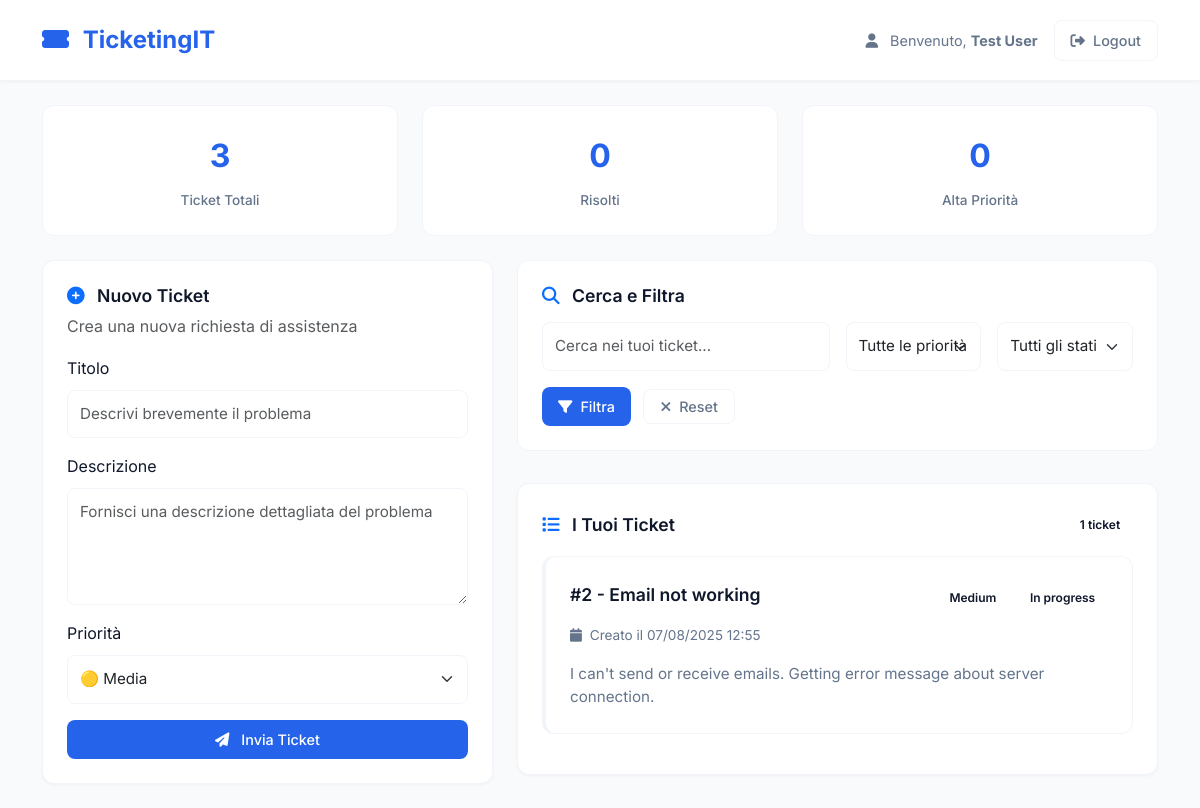
The app's page /user_dashboard.php?priority=medium (signed in) with its own data.
### tables this page shows
CREATE TABLE tickets (
    id INT PRIMARY KEY AUTO_INCREMENT,
    user_id INT NOT NULL,
    title VARCHAR(255) NOT NULL,
    description TEXT NOT NULL,
    priority ENUM('low', 'medium', 'high', 'urgent') DEFAULT 'medium',
    status ENUM('pending', 'in_progress', 'resolved', 'closed') DEFAULT 'pending',
    created_at TIMESTAMP DEFAULT CURRENT_TIMESTAMP,
    updated_at TIMESTAMP DEFAULT CURRENT_TIMESTAMP ON UPDATE CURRENT_TIMESTAMP,
    resolved_at TIMESTAMP NULL,
    admin_notes TEXT NULL,
    FOREIGN KEY (user_id) REFERENCES users(id) ON DELETE CASCADE,
    INDEX idx_user_id (user_id),
    INDEX idx_status (status),
    INDEX idx_priority (priority),
    INDEX idx_created_at (created_at)
);

### user_dashboard.php (the view, shortened to what this page needs)
<?php
require_once 'email_notifications.php';
$search = $_GET['search'] ?? '';
$filter_priority = $_GET['priority'] ?? '';
$where_conditions = ["user_id = ?"];
$params = [$_SESSION['user_id']];
if (!empty($filter_priority)) {
    $where_conditions[] = "priority = ?";
    $params[] = $filter_priority;
}
$where_clause = implode(' AND ', $where_conditions);
$stmt = $pdo->prepare("SELECT * FROM tickets WHERE $where_clause ORDER BY created_at DESC");
$stmt->execute($params);
$tickets = $stmt->fetchAll();
$stats_stmt = $pdo->prepare("
    SELECT
        COUNT(*) as total,
        SUM(CASE WHEN status = 'risolto' THEN 1 ELSE 0 END) as resolved,
        SUM(CASE WHEN priority = 'alta' THEN 1 ELSE 0 END) as `high_priority`
    FROM tickets WHERE user_id = ?
");
$stats_stmt->execute([$_SESSION['user_id']]);
$stats = $stats_stmt->fetch();
?>
<!DOCTYPE html>
<html lang="it">
<head>
    <link href="https://cdn.jsdelivr.net/npm/bootstrap@5.3.0/dist/css/bootstrap.min.css" rel="stylesheet">
    <link href="https://cdnjs.cloudflare.com/ajax/libs/font-awesome/6.4.0/css/all.min.css" rel="stylesheet">
</head>
<body>
    <nav class="navbar navbar-expand-lg navbar-clean">
        <div class="container">
            <a class="navbar-brand" href="index.php">
                <i class="fas fa-ticket-alt me-2"></i>
                TicketingIT
            </a>
            <div class="d-flex align-items-center gap-3">
                <div class="user-info">
                    <i class="fas fa-user me-2"></i>
                    Benvenuto, <strong><?= htmlspecialchars($_SESSION['name']) ?></strong>
                </div>
                <a href="logout.php" class="btn-outline-clean">
                    <i class="fas fa-sign-out-alt me-2"></i>Logout
                </a>
            </div>
        </div>
    </nav>
    <div class="container mt-4">
        <div class="row g-4 mb-4">
            <div class="col-md-4">
                <div class="stats-card">
                    <span class="stats-number"><?= $stats['total'] ?></span>
                    <div class="stats-label">Ticket Totali</div>
                </div>
            </div>
            <div class="col-md-4">
                <div class="stats-card">
                    <span class="stats-number"><?= $stats['resolved'] ?></span>
                    <div class="stats-label">Risolti</div>
                </div>
            </div>
            <div class="col-md-4">
                <div class="stats-card">
                    <span class="stats-number"><?= $stats['high_priority'] ?></span>
                    <div class="stats-label">Alta Priorità</div>
                </div>
            </div>
        </div>
        <div class="row g-4">
            <div class="col-lg-5">
                <div class="card-clean">
                    <h3 class="card-title">
                        <i class="fas fa-plus-circle me-2 text-primary"></i>
                        Nuovo Ticket
                    </h3>
                    <p class="text-muted mb-3">Crea una nuova richiesta di assistenza</p>
                    <form method="POST">
                        <div class="mb-3">
                            <label for="title" class="form-label">Titolo</label>
                            <input type="text" class="form-control" id="title" name="title"
                                   placeholder="Descrivi brevemente il problema" required>
                        </div>
                        <div class="mb-3">
                            <label for="description" class="form-label">Descrizione</label>
                            <textarea class="form-control" id="description" name="description" rows="4"
                                      placeholder="Fornisci una descrizione dettagliata del problema" required></textarea>
                        </div>
                        <div class="mb-3">
                            <label for="priority" class="form-label">Priorità</label>
                            <select class="form-select" id="priority" name="priority">
                                <option value="media" selected>🟡 Media</option>
                            </select>
                        </div>
                        <button type="submit" name="create_ticket" class="btn-clean w-100">
                            <i class="fas fa-paper-plane me-2"></i>
                            Invia Ticket
                        </button>
                    </form>
                </div>
            </div>
            <div class="col-lg-7">
                <div class="search-container">
                    <h4 class="search-title">
                        <i class="fas fa-search me-2 text-primary"></i>
                        Cerca e Filtra
                    </h4>
                    <form method="GET" class="row g-3">
                        <div class="col-md-6">
                            <input type="text" name="search" class="form-control"
                                   placeholder="Cerca nei tuoi ticket..."
                                   value="<?= htmlspecialchars($search) ?>">
                        </div>
                        <div class="col-md-3">
                            <select name="priority" class="form-select">
                                <option value="">Tutte le priorità</option>
                            </select>
                        </div>
                        <div class="col-md-3">
                            <select name="status" class="form-select">
                                <option value="">Tutti gli stati</option>
                            </select>
                        </div>
                        <div class="col-12">
                            <button type="submit" class="btn-clean me-2">
                                <i class="fas fa-filter me-2"></i>Filtra
                            </button>
                            <a href="user_dashboard.php" class="btn-outline-clean">
                                <i class="fas fa-times me-2"></i>Reset
                            </a>
                        </div>
                    </form>
                </div>
                <div class="card-clean">
                    <div class="d-flex justify-content-between align-items-center mb-3">
                        <h4 class="card-title mb-0">
                            <i class="fas fa-list me-2 text-primary"></i>
                            I Tuoi Ticket
                        </h4>
                        <span class="badge-clean badge-secondary"><?= count($tickets) ?> ticket</span>
                    </div>
                    <?php if (empty($tickets)): ?>
                        <div class="text-center py-4">
                            <i class="fas fa-inbox fa-3x text-muted mb-3"></i>
                            <h6 class="text-muted">Nessun ticket trovato</h6>
                            <p class="text-muted">Non hai ancora creato ticket o nessun ticket corrisponde ai filtri.</p>
                        </div>
                    <?php else: ?>
                        <?php foreach ($tickets as $ticket): ?>
                            <div class="ticket-item priority-<?= $ticket['priority'] ?>">
                                <div class="d-flex justify-content-between align-items-start mb-2">
                                    <div class="ticket-title">
                                        #<?= $ticket['id'] ?> - <?= htmlspecialchars($ticket['title']) ?>
                                    </div>
                                    <div class="d-flex gap-2">
                                        <span class="badge-clean badge-<?= $ticket['priority'] ?>">
                                            <?= ucfirst($ticket['priority']) ?>
                                        </span>
                                        <span class="badge-clean badge-<?= $ticket['status'] ?>">
                                            <?= ucfirst(str_replace('_', ' ', $ticket['status'])) ?>
                                        </span>
                                    </div>
                                </div>
                                <div class="ticket-meta">
                                    <i class="fas fa-calendar me-1"></i>
                                    Creato il <?= date('d/m/Y H:i', strtotime($ticket['created_at'])) ?>
                                </div>
                                <div class="ticket-description">
                                    <?= htmlspecialchars(substr($ticket['description'], 0, 150)) ?><?= strlen($ticket['description']) > 150 ? '...' : '' ?>
                                </div>
                            </div>
                        <?php endforeach; ?>
                    <?php endif; ?>
                </div>
            </div>
        </div>
    </div>
</body>
</html>

### user_dashboard.php (style rules this page uses)
:root { --primary-color: #2563eb; --secondary-color: #64748b; --accent-color: #0ea5e9; --success-color: #10b981; --warning-color: #f59e0b; --danger-color: #ef4444; --gray-50: #f8fafc; --gray-100: #f1f5f9; --gray-900: #0f172a; }
body { font-family: 'Inter', sans-serif; background: var(--gray-50); color: var(--gray-900); line-height: 1.6; }
.navbar-clean { background: white; border-bottom: 1px solid var(--gray-100); box-shadow: 0 1px 3px rgba(0, 0, 0, 0.05); padding: 1rem 0; }
.navbar-brand { font-weight: 700; color: var(--primary-color) !important; font-size: 1.5rem; }
.user-info { color: var(--secondary-color); font-size: 0.9rem; }
.btn-clean { background: var(--primary-color); border: none; border-radius: 8px; padding: 0.5rem 1rem; color: white; text-decoration: none; font-weight: 500; transition: all 0.2s ease; font-size: 0.9rem; }
.btn-outline-clean { border: 1px solid var(--gray-100); color: var(--secondary-color); background: white; border-radius: 8px; padding: 0.5rem 1rem; text-decoration: none; font-weight: 500; transition: all 0.2s ease; font-size: 0.9rem; }
.card-clean { background: white; border: 1px solid var(--gray-100); border-radius: 12px; padding: 1.5rem; box-shadow: 0 1px 3px rgba(0, 0, 0, 0.04); transition: all 0.3s ease; margin-bottom: 1.5rem; }
.card-title { font-size: 1.1rem; font-weight: 600; color: var(--gray-900); margin-bottom: 0.5rem; }
.form-control { border: 1px solid var(--gray-100); border-radius: 8px; padding: 0.75rem; font-size: 0.95rem; transition: all 0.2s ease; }
.form-select { border: 1px solid var(--gray-100); border-radius: 8px; padding: 0.75rem; font-size: 0.95rem; }
.stats-card { background: white; border: 1px solid var(--gray-100); border-radius: 12px; padding: 1.5rem; text-align: center; transition: all 0.3s ease; }
.stats-number { font-size: 2rem; font-weight: 700; color: var(--primary-color); display: block; margin-bottom: 0.5rem; }
.stats-label { color: var(--secondary-color); font-size: 0.85rem; font-weight: 500; }
.ticket-item { background: white; border: 1px solid var(--gray-100); border-radius: 12px; padding: 1.5rem; margin-bottom: 1rem; transition: all 0.3s ease; border-left: 4px solid var(--gray-100); }
.ticket-title { font-size: 1.1rem; font-weight: 600; color: var(--gray-900); margin-bottom: 0.5rem; }
.ticket-meta { color: var(--secondary-color); font-size: 0.85rem; margin-bottom: 1rem; }
.ticket-description { color: var(--secondary-color); font-size: 0.95rem; line-height: 1.5; }
.badge-clean { padding: 0.4rem 0.8rem; border-radius: 20px; font-size: 0.75rem; font-weight: 600; }
.search-container { background: white; border: 1px solid var(--gray-100); border-radius: 12px; padding: 1.5rem; margin-bottom: 2rem; }
.search-title { font-size: 1.1rem; font-weight: 600; color: var(--gray-900); margin-bottom: 1rem; }

### records on screen
tickets: id "2", title "Email not working", priority "Medium", status "In progress", created_at "07/08/2025 12:55", description "I can't send or receive emails. Getting error message about server connection."

### other values on screen
$_SESSION['name'] "Test User"
$stats['total'] "3"
$stats['resolved'] "0"
$stats['high_priority'] "0"
count($tickets) "1"
